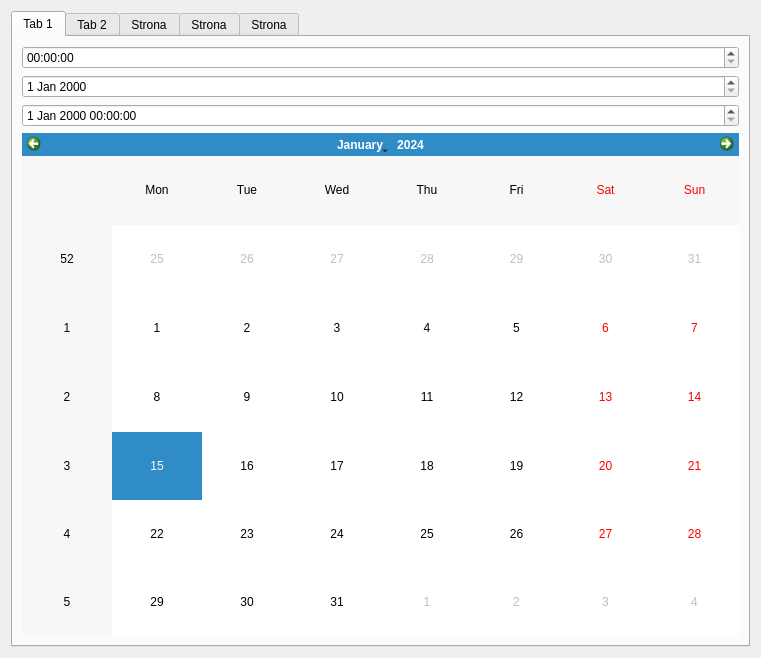
<?xml version="1.0" encoding="UTF-8"?>
<ui version="4.0">
 <class>Main_window</class>
 <widget class="QWidget" name="Main_window">
  <property name="geometry">
   <rect>
    <x>0</x>
    <y>0</y>
    <width>761</width>
    <height>658</height>
   </rect>
  </property>
  <property name="windowTitle">
   <string>Form</string>
  </property>
  <layout class="QGridLayout" name="gridLayout">
   <item row="0" column="0">
    <widget class="QTabWidget" name="tabWidget">
     <property name="currentIndex">
      <number>0</number>
     </property>
     <widget class="QWidget" name="tab">
      <attribute name="title">
       <string>Tab 1</string>
      </attribute>
      <layout class="QGridLayout" name="gridLayout_4">
       <item row="0" column="0">
        <widget class="QTimeEdit" name="timeEdit"/>
       </item>
       <item row="1" column="0">
        <widget class="QDateEdit" name="dateEdit"/>
       </item>
       <item row="2" column="0">
        <widget class="QDateTimeEdit" name="dateTimeEdit"/>
       </item>
       <item row="3" column="0">
        <widget class="QCalendarWidget" name="calendarWidget"/>
       </item>
      </layout>
     </widget>
     <widget class="QWidget" name="tab_2">
      <attribute name="title">
       <string>Tab 2</string>
      </attribute>
     </widget>
     <widget class="QWidget" name="tab_3">
      <attribute name="title">
       <string>Strona</string>
      </attribute>
      <layout class="QGridLayout" name="gridLayout_3">
       <item row="0" column="0" colspan="2">
        <widget class="QPushButton" name="pushButton">
         <property name="text">
          <string>PushButton</string>
         </property>
        </widget>
       </item>
       <item row="0" column="2">
        <widget class="QToolButton" name="toolButton">
         <property name="text">
          <string>...</string>
         </property>
        </widget>
       </item>
       <item row="1" column="0" colspan="2">
        <widget class="QCommandLinkButton" name="commandLinkButton">
         <property name="text">
          <string>CommandLinkButton</string>
         </property>
        </widget>
       </item>
       <item row="2" column="0" rowspan="2" colspan="2">
        <widget class="QGroupBox" name="groupBox">
         <property name="title">
          <string>GroupBox</string>
         </property>
        </widget>
       </item>
       <item row="3" column="1" colspan="2">
        <widget class="QUndoView" name="undoView"/>
       </item>
      </layout>
     </widget>
     <widget class="QWidget" name="tab_4">
      <attribute name="title">
       <string>Strona</string>
      </attribute>
      <layout class="QGridLayout" name="gridLayout_2">
       <item row="0" column="0">
        <widget class="QWidget" name="widget" native="true">
         <property name="styleSheet">
          <string notr="true">QWidget {
    border: 2px solid black;
    background: qradialgradient(cx:0.5, cy:0.5, radius:1, fx:0.75, fy:0.75, stop:0 black, stop:1 red);
}</string>
         </property>
        </widget>
       </item>
       <item row="0" column="3">
        <widget class="QWidget" name="widget_2" native="true">
         <property name="styleSheet">
          <string notr="true">QWidget {
    border: 2px solid black;
    background: qradialgradient(cx:0.5, cy:0.5, radius:1, fx:0.75, fy:0.75, stop:0 black, stop:1 blue);
}</string>
         </property>
        </widget>
       </item>
       <item row="1" column="3">
        <widget class="QWidget" name="widget_4" native="true">
         <property name="styleSheet">
          <string notr="true">QWidget {
    border: 2px solid black;
    background: qradialgradient(cx:0.5, cy:0.5, radius:1, fx:0.75, fy:0.75, stop:0 black, stop:1 yellow
);
}</string>
         </property>
        </widget>
       </item>
       <item row="1" column="0">
        <widget class="QWidget" name="widget_3" native="true">
         <property name="styleSheet">
          <string notr="true">QWidget {
    border: 2px solid black;
    background: qradialgradient(cx:0.5, cy:0.5, radius:1, fx:0.75, fy:0.75, stop:0 black, stop:1 green
);
}</string>
         </property>
        </widget>
       </item>
      </layout>
     </widget>
     <widget class="QWidget" name="tab_5">
      <attribute name="title">
       <string>Strona</string>
      </attribute>
     </widget>
    </widget>
   </item>
  </layout>
 </widget>
 <resources/>
 <connections>
  <connection>
   <sender>calendarWidget</sender>
   <signal>clicked(QDate)</signal>
   <receiver>calendarWidget</receiver>
   <slot>showNextMonth()</slot>
   <hints>
    <hint type="sourcelabel">
     <x>215</x>
     <y>406</y>
    </hint>
    <hint type="destinationlabel">
     <x>214</x>
     <y>406</y>
    </hint>
   </hints>
  </connection>
 </connections>
</ui>
